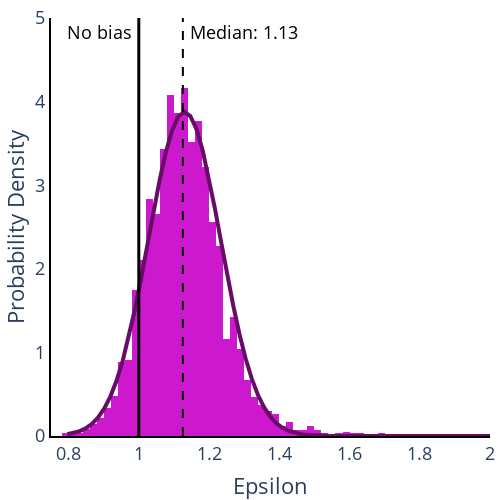

The code cell stored with this chart in its notebook:
### Code cell
'''FIGURES'''

# import the data, convert
#df_eps_rho_chetty = pd.read_csv('EpsRhoCalcs.csv')[['county', 'county_name', 'exposure_grp_mem_county', 'exposure_grp_mem_high_county', 'bias_grp_mem_county', 'bias_grp_mem_high_county', 'Epsilon', 'EpsilonHigh', 'Rho', 'RhoHigh']].dropna()
#df_eps_rho_chetty = df_eps_rho_chetty.apply(pd.to_numeric, errors='ignore')


vars = ['Epsilon', 'Rho']# 'EpsilonHigh', 'Rho', 'RhoHigh']
figs = []
titles = []

for var in vars:
    # Winsorize at the 0.5% level
    qabove = df_eps_rho_chetty[var].quantile(0.005)
    qbelow = df_eps_rho_chetty[var].quantile(0.995)
    print(qbelow, qabove)

    df_eps_rho_chetty_var = df_eps_rho_chetty[(df_eps_rho_chetty[var] >= df_eps_rho_chetty[var].quantile(0.005)) & (df_eps_rho_chetty[var] <= df_eps_rho_chetty[var].quantile(0.995))]


    #calculate mean and variance
    mu, std = norm.fit(df_eps_rho_chetty_var[var])

    # Shapiro Wilk test (want p<0.05)
    stat, p = shapiro(df_eps_rho_chetty_var[var])

    # count share below 1
    below_one_share = len([x for x in list(df_eps_rho_chetty_var[var]) if x < 1]) / len(list(df_eps_rho_chetty_var[var]))

    fig_title = f'{var} density plot<br>Winsorised at 0.5% level<br>Normal distribution: mean={round(mu,3)}, se={round(std, 3)}<br>Shapiro-Wilk stat and prob: {format(stat, ".3f")}, {"{:.1e}".format(p)}<br>Prob <1: {round(below_one_share, 3)}'

    # Create a histogram of the column
    fig = px.histogram(df_eps_rho_chetty, x=var, nbins=100, opacity=0.9, marginal=None, histnorm='probability density', width=600, height=600)#, color=df_eps_rho_chetty[var + 'Color'])

    # Add a normal distribution curve to the histogram
    x_axis = np.linspace(df_eps_rho_chetty[var].min(), df_eps_rho_chetty[var].max(), 100)
    y_axis = norm.pdf(x_axis, mu, std)
    curve = go.Scatter(x=x_axis, y=y_axis, mode='lines', line=dict(width=2, color='black'), name=f'Normal Distribution: ', showlegend=False)
    fig.add_trace(curve)

    figs.append(fig)
    titles.append(fig_title)

for var in vars:
    stat, p = shapiro(df_eps_rho_chetty[var])
    print(f'{var} has a SW stat of {format(stat, ".3f")} with p-value {"{:.1e}".format(p)}')

fig_eps_dist, fig_rho_dist = figs



# improve the exp distribution plot
fig_eps_dist.update_layout(    
    title = None, 
    font=dict(size = 18),
    xaxis_title = 'Epsilon', 
    yaxis_title = 'Probability Density',
    width = 500, height = 500,
    showlegend = True, 
    legend=dict(x=0.75,y=0.65),
    legend_title_text = '',
    xaxis_range = [0.25,4],
    yaxis_range = [0,1],
    margin=dict(b=5,l=5,r=5,t=5),
    xaxis = dict(showgrid = False, showline = True, linecolor = 'rgb(0,0,0)', linewidth = 2), 
    yaxis = dict(showgrid = False, showline = True, linecolor = 'rgb(0,0,0)', linewidth = 2),
    plot_bgcolor='rgba(0,0,0,0)')

fig_eps_dist.update_traces(marker=dict(color='rgb(0,200,50)'), selector=dict(type='histogram'))
fig_eps_dist.update_traces(line=dict(color='rgb(6, 52, 17)'), selector=dict(type='scatter'), line_width = 4)


eps_median = df_eps_rho_chetty['Epsilon'].median()

fig_eps_dist.add_vline(x=1, line=dict(color='black'), annotation_text = 'No bias ', annotation_position='top left', line_width=3, annotation_font_color='black')
fig_eps_dist.add_vline(x=eps_median, line=dict(color='black'), line_dash='dash', annotation_position='top right', line_width=2, annotation_text = f' Median: {round(eps_median, 2)}', annotation_font_color='black')


# improve the rho distribution plot
fig_rho_dist.update_layout(    
    title = None, 
    font=dict(size = 18),
    xaxis_title = 'Epsilon', 
    yaxis_title = 'Probability Density',
    width = 500, height = 500,
    showlegend = True, 
    legend=dict(x=0.75,y=0.65),
    legend_title_text = '',
    xaxis_range = [0.75,2],
    yaxis_range = [0,5],
    margin=dict(b=5,l=5,r=5,t=5),
    xaxis = dict(showgrid = False, showline = True, linecolor = 'rgb(0,0,0)', linewidth = 2), 
    yaxis = dict(showgrid = False, showline = True, linecolor = 'rgb(0,0,0)', linewidth = 2),
    plot_bgcolor='rgba(0,0,0,0)')

fig_rho_dist.update_traces(marker=dict(color='rgb(200,0,200)'), selector=dict(type='histogram'))
fig_rho_dist.update_traces(line=dict(color='rgb(103, 12, 103)'), selector=dict(type='scatter'), line_width = 4)


rho_median = df_eps_rho_chetty['Rho'].median()

fig_rho_dist.add_vline(x=1, line=dict(color='black'), annotation_text = 'No bias ', annotation_position='top left', line_width=3, annotation_font_color='black')
fig_rho_dist.add_vline(x=rho_median, line=dict(color='black'), line_dash='dash', annotation_position='top right', line_width=2, annotation_text = f' Median: {round(rho_median, 2)}', annotation_font_color='black')

### Figure 1 — Plotly figure (JSON) as saved in the notebook; plotly's stock layout.template omitted (floating-point values rounded to 4 significant figures; data arrays with more than 128 entries replaced by an {"elided": "..."} marker saying what was removed)
{"data": [{"alignmentgroup": "True", "bingroup": "x", "histnorm": "probability density", "hovertemplate": "Rho=%{x}<br>probability density=%{y}<extra></extra>", "legendgroup": "", "marker": {"color": "rgb(200,0,200)", "opacity": 0.9, "pattern": {"shape": ""}}, "name": "", "nbinsx": 100, "offsetgroup": "", "orientation": "v", "showlegend": false, "type": "histogram", "x": {"elided": "3012 float values"}, "xaxis": "x", "yaxis": "y"}, {"line": {"color": "rgb(103, 12, 103)", "width": 4}, "mode": "lines", "name": "Normal Distribution: ", "showlegend": false, "type": "scatter", "x": [0.7967, 0.8142, 0.8317, 0.8493, 0.8668, 0.8843, 0.9018, 0.9193, 0.9368, 0.9543, 0.9718, 0.9893, 1.007, 1.024, 1.042, 1.059, 1.077, 1.094, 1.112, 1.129, 1.147, 1.164, 1.182, 1.199, 1.217, 1.234, 1.252, 1.269, 1.287, 1.304, 1.322, 1.339, 1.357, 1.374, 1.392, 1.409, 1.427, 1.444, 1.462, 1.479, 1.497, 1.514, 1.532, 1.549, 1.567, 1.584, 1.602, 1.619, 1.637, 1.654, 1.672, 1.689, 1.707, 1.724, 1.742, 1.759, 1.777, 1.794, 1.812, 1.829, 1.847, 1.864, 1.882, 1.899, 1.917, 1.935, 1.952, 1.97, 1.987, 2.005, 2.022, 2.04, 2.057, 2.075, 2.092, 2.11, 2.127, 2.145, 2.162, 2.18, 2.197, 2.215, 2.232, 2.25, 2.267, 2.285, 2.302, 2.32, 2.337, 2.355, 2.372, 2.39, 2.407, 2.425, 2.442, 2.46, 2.477, 2.495, 2.512, 2.53], "y": [0.02032, 0.03477, 0.05778, 0.09329, 0.1463, 0.223, 0.33, 0.4746, 0.663, 0.8997, 1.186, 1.519, 1.89, 2.284, 2.682, 3.06, 3.39, 3.65, 3.817, 3.878, 3.827, 3.67, 3.418, 3.093, 2.719, 2.322, 1.926, 1.552, 1.215, 0.9242, 0.6828, 0.4901, 0.3418, 0.2315, 0.1523, 0.09739, 0.06048, 0.03649, 0.02139, 0.01218, 0.006736, 0.003619, 0.001889, 0.0009581, 0.000472, 0.0002259, 0.000105, 4.744e-05, 2.081e-05, 8.872e-06, 3.674e-06, 1.478e-06, 5.775e-07, 2.192e-07, 8.086e-08, 2.897e-08, 1.008e-08, 3.409e-09, 1.12e-09, 3.574e-10, 1.108e-10, 3.336e-11, 9.76e-12, 2.774e-12, 7.659e-13, 2.054e-13, 5.353e-14, 1.355e-14, 3.332e-15, 7.959e-16, 1.847e-16, 4.164e-17, 9.121e-18, 1.941e-18, 4.011e-19, 8.054e-20, 1.571e-20, 2.977e-21, 5.481e-22, 9.801e-23, 1.703e-23, 2.874e-24, 4.712e-25, 7.506e-26, 1.161e-26, 1.746e-27, 2.55e-28, 3.617e-29, 4.985e-30, 6.673e-31, 8.68e-32, 1.097e-32, 1.346e-33, 1.605e-34, 1.859e-35, 2.092e-36, 2.288e-37, 2.429e-38, 2.507e-39, 2.512e-40]}], "layout": {"annotations": [{"font": {"color": "black"}, "showarrow": false, "text": "No bias ", "x": 1, "xanchor": "right", "xref": "x", "y": 1, "yanchor": "top", "yref": "y domain"}, {"font": {"color": "black"}, "showarrow": false, "text": " Median: 1.13", "x": 1.125, "xanchor": "left", "xref": "x", "y": 1, "yanchor": "top", "yref": "y domain"}], "barmode": "relative", "font": {"size": 18}, "height": 500, "legend": {"title": {"text": ""}, "tracegroupgap": 0, "x": 0.75, "y": 0.65}, "margin": {"b": 5, "l": 5, "r": 5, "t": 5}, "plot_bgcolor": "rgba(0,0,0,0)", "shapes": [{"line": {"color": "black", "width": 3}, "type": "line", "x0": 1, "x1": 1, "xref": "x", "y0": 0, "y1": 1, "yref": "y domain"}, {"line": {"color": "black", "dash": "dash", "width": 2}, "type": "line", "x0": 1.125, "x1": 1.125, "xref": "x", "y0": 0, "y1": 1, "yref": "y domain"}], "showlegend": true, "title": {}, "width": 500, "xaxis": {"anchor": "y", "domain": [0, 1], "linecolor": "rgb(0,0,0)", "linewidth": 2, "range": [0.75, 2], "showgrid": false, "showline": true, "title": {"text": "Epsilon"}}, "yaxis": {"anchor": "x", "domain": [0, 1], "linecolor": "rgb(0,0,0)", "linewidth": 2, "range": [0, 5], "showgrid": false, "showline": true, "title": {"text": "Probability Density"}}}}
